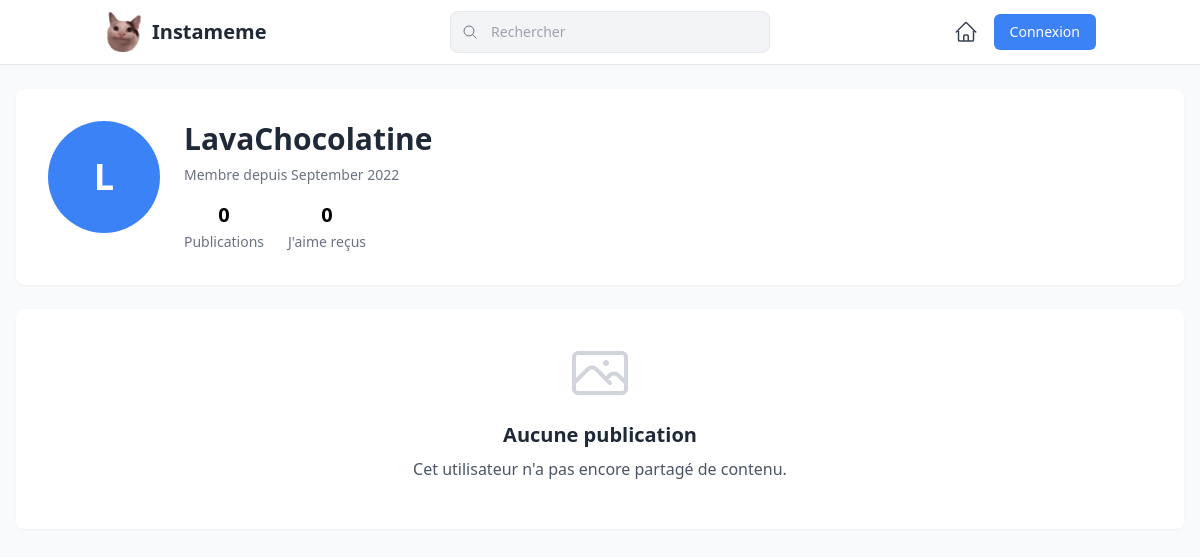
/user.php?user_id=1, run on the app's committed database.
### tables this page shows
CREATE TABLE `utilisateurs` (
  `id` bigint unsigned NOT NULL AUTO_INCREMENT,
  `pseudo` varchar(64) NOT NULL,
  `mot_de_passe` varchar(255) NOT NULL, 
  `date_inscription` datetime DEFAULT NULL,
  PRIMARY KEY (`id`),
  UNIQUE KEY `pseudo` (`pseudo`)
);

### user.php (the view, shortened to what this page needs)
<?php
require_once 'db.php';
$user_id = isset($_SESSION['id_utilisateur']) ? $_SESSION['id_utilisateur'] : 0;
require_once 'header.php';
?>
<!DOCTYPE html>
<html lang="fr">
<head>
</head>
<body class="bg-gray-50 min-h-screen pb-10">
    <div class="container mx-auto px-4 py-6 max-w-7xl">
        <?php if (isset($_GET['user_id']) && !empty($_GET['user_id'])): ?>
            <?php
            $visiting_user_id = (int)$_GET['user_id'];
            $sql_user = "SELECT id, pseudo, date_inscription FROM utilisateurs WHERE id = ?";
            $stmt_user = $conn->prepare($sql_user);
            $stmt_user->bind_param("i", $visiting_user_id);
            $stmt_user->execute();
            $user_result = $stmt_user->get_result();
            if ($user_result->num_rows === 1) {
                $user_info = $user_result->fetch_assoc();
                $sql_post_count = "SELECT COUNT(*) as post_count FROM contenus WHERE id_utilisateur = ?";
                $stmt_count = $conn->prepare($sql_post_count);
                $stmt_count->bind_param("i", $visiting_user_id);
                $stmt_count->execute();
                $count_result = $stmt_count->get_result();
                $post_count = $count_result->fetch_assoc()['post_count'];
                $sql_likes_count = "SELECT COUNT(*) as likes_count FROM likes
                                    INNER JOIN contenus ON likes.id_contenu = contenus.id
                                    WHERE contenus.id_utilisateur = ?";
                $stmt_likes = $conn->prepare($sql_likes_count);
                $stmt_likes->bind_param("i", $visiting_user_id);
                $stmt_likes->execute();
                $likes_result = $stmt_likes->get_result();
                $likes_count = $likes_result->fetch_assoc()['likes_count'];
            ?>
                <div class="bg-white rounded-lg shadow-sm overflow-hidden mb-6">
                    <div class="p-6 md:p-8">
                        <div class="flex flex-col md:flex-row items-center md:items-start gap-6">
                            <div class="w-20 h-20 md:w-28 md:h-28 rounded-full overflow-hidden bg-blue-500 flex-shrink-0 flex items-center justify-center text-white text-3xl md:text-4xl font-bold">
                                <?= strtoupper(substr($user_info['pseudo'], 0, 1)) ?>
                            </div>
                            <div class="flex-grow text-center md:text-left">
                                <h1 class="text-2xl md:text-3xl font-bold text-gray-800 mb-2"><?= htmlspecialchars($user_info['pseudo']) ?></h1>
                                <p class="text-gray-500 text-sm mb-4">Membre depuis <?= date('F Y', strtotime($user_info['date_inscription'])) ?></p>
                                <div class="flex justify-center md:justify-start space-x-6 text-center">
                                    <div>
                                        <span class="font-bold text-xl block"><?= $post_count ?></span>
                                        <span class="text-gray-500 text-sm">Publications</span>
                                    </div>
                                    <div>
                                        <span class="font-bold text-xl block"><?= $likes_count ?></span>
                                        <span class="text-gray-500 text-sm">J'aime reçus</span>
                                    </div>
                                </div>
                            </div>
                        </div>
                    </div>
                </div>
                <?php
                $sql_posts = "SELECT contenus.id, contenus.id_utilisateur, contenus.description, contenus.chemin_image,
                              contenus.date_publication, utilisateurs.pseudo
                              FROM contenus
                              INNER JOIN utilisateurs ON contenus.id_utilisateur = utilisateurs.id
                              WHERE contenus.id_utilisateur = ?
                              ORDER BY contenus.date_publication DESC";
                $stmt_posts = $conn->prepare($sql_posts);
                $stmt_posts->bind_param("i", $visiting_user_id);
                $stmt_posts->execute();
                $result_posts = $stmt_posts->get_result();
                if ($result_posts->num_rows > 0):
                ?>
                    <h2 class="text-xl font-bold text-gray-800 mb-4 px-2">Publications</h2>
                    <div class="grid grid-cols-1 sm:grid-cols-2 lg:grid-cols-3 gap-4 md:gap-6">
                        <?php while ($row_post = $result_posts->fetch_assoc()): ?>
                            <?php
                            $sql_likes = "SELECT COUNT(*) AS like_count FROM likes WHERE id_contenu = " . $row_post['id'];
                            $likes_result = $conn->query($sql_likes);
                            $likes_row = $likes_result->fetch_assoc();
                            $like_count = $likes_row['like_count'];
                            $sql_nbcom = "SELECT COUNT(*) AS com_count FROM commentaires WHERE id_contenu =" . $row_post['id'] . ";";
                            $nbcom_result = $conn->query($sql_nbcom);
                            $nbcom_row = $nbcom_result->fetch_assoc();
                            $nbcom_count = $nbcom_row['com_count'];
                            ?>
                            <div class="bg-white rounded-lg overflow-hidden shadow-sm border border-gray-200 transition-transform duration-300 hover:-translate-y-1 hover:shadow-md">
                                <div class="p-3 flex items-center">
                                    <div class="flex items-center cursor-pointer">
                                        <div class="w-8 h-8 rounded-full overflow-hidden bg-blue-500 mr-3 flex-shrink-0 flex items-center justify-center text-white font-bold">
                                            <?= strtoupper(substr($row_post['pseudo'], 0, 1)) ?>
                                        </div>
                                        <div>
                                            <h3 class="font-semibold text-sm text-gray-800"><?= $row_post["pseudo"] ?></h3>
                                        </div>
                                    </div>
                                </div>
                                <div class="relative pt-[100%]">
                                    <img src="images/<?= $row_post["chemin_image"] ?>" alt="Image du post"
                                        class="absolute top-0 left-0 w-full h-full object-contain">
                                    <div class="absolute top-0 left-0 w-full h-full bg-black bg-opacity-40 opacity-0 hover:opacity-100 transition-opacity duration-300 flex items-center justify-center cursor-pointer"
                                        onclick="location.href='view_comments.php?post_id=<?= $row_post['id'] ?>'">
                                        <div class="flex gap-8 text-white font-semibold">
                                            <div class="flex items-center gap-1">
                                                <svg xmlns="http://www.w3.org/2000/svg" viewBox="0 0 24 24" fill="currentColor" class="w-6 h-6">
                                                    <path d="M11.645 20.91l-.007-.003-.022-.012a15.247 15.247 0 01-.383-.218 25.18 25.18 0 01-4.244-3.17C4.688 15.36 2.25 12.174 2.25 8.25 2.25 5.322 4.714 3 7.688 3A5.5 5.5 0 0112 5.052 5.5 5.5 0 0116.313 3c2.973 0 5.437 2.322 5.437 5.25 0 3.925-2.438 7.111-4.739 9.256a25.175 25.175 0 01-4.244 3.17 15.247 15.247 0 01-.383.219l-.022.012-.007.004-.003.001a.752.752 0 01-.704 0l-.003-.001z" />
                                                </svg>
                                                <?= $like_count ?>
                                            </div>
                                            <div class="flex items-center gap-1">
                                                <svg xmlns="http://www.w3.org/2000/svg" viewBox="0 0 24 24" fill="currentColor" class="w-6 h-6">
                                                    <path fill-rule="evenodd" d="M5.337 21.718a6.707 6.707 0 01-.533-.074.75.75 0 01-.44-1.223 3.73 3.73 0 00.814-1.686c.023-.115-.022-.317-.254-.543C3.274 16.587 2.25 14.41 2.25 12c0-5.03 4.428-9 9.75-9s9.75 3.97 9.75 9c0 5.03-4.428 9-9.75 9-.833 0-1.643-.097-2.417-.279a6.721 6.721 0 01-4.246.997z" clip-rule="evenodd" />
                                                </svg>
                                                <?= $nbcom_count ?>
                                            </div>
                                        </div>
                                    </div>
                                </div>
                                <div class="p-3">
                                    <div class="flex items-center justify-between mb-2">
                                        <form method="post" action="like_action.php" class="inline">
                                            <input type="hidden" name="post_id" value="<?= $row_post['id'] ?>">
                                            <input type="hidden" name="redirect_url" value="user.php?user_id=<?= $visiting_user_id ?>">
                                            <button type="submit" name="like_action" class="flex items-center focus:outline-none transition-colors duration-200">
                                                <?php
                                                $user_liked = false;
                                                if ($user_id > 0) {
                                                    $user_like_check = "SELECT * FROM likes WHERE id_contenu = {$row_post['id']} AND id_utilisateur = $user_id";
                                                    $user_like_result = $conn->query($user_like_check);
                                                    $user_liked = ($user_like_result->num_rows > 0);
                                                }
                                                ?>
                                                <?php if ($user_liked): ?>
                                                    <svg xmlns="http://www.w3.org/2000/svg" viewBox="0 0 24 24" fill="currentColor" class="w-6 h-6 text-red-500">
                                                        <path d="M11.645 20.91l-.007-.003-.022-.012a15.247 15.247 0 01-.383-.218 25.18 25.18 0 01-4.244-3.17C4.688 15.36 2.25 12.174 2.25 8.25 2.25 5.322 4.714 3 7.688 3A5.5 5.5 0 0112 5.052 5.5 5.5 0 0116.313 3c2.973 0 5.437 2.322 5.437 5.25 0 3.925-2.438 7.111-4.739 9.256a25.175 25.175 0 01-4.244 3.17 15.247 15.247 0 01-.383.219l-.022.012-.007.004-.003.001a.752.752 0 01-.704 0l-.003-.001z" />
                                                    </svg>
                                                <?php else: ?>
                                                    <svg xmlns="http://www.w3.org/2000/svg" fill="none" viewBox="0 0 24 24" stroke-width="1.5" stroke="currentColor" class="w-6 h-6 hover:text-red-500">
                                                        <path stroke-linecap="round" stroke-linejoin="round" d="M21 8.25c0-2.485-2.099-4.5-4.688-4.5-1.935 0-3.597 1.126-4.312 2.733-.715-1.607-2.377-2.733-4.313-2.733C5.1 3.75 3 5.765 3 8.25c0 7.22 9 12 9 12s9-4.78 9-12z" />
                                                    </svg>
                                                <?php endif; ?>
                                            </button>
                                        </form>
                                        <a href="view_comments.php?post_id=<?= $row_post['id'] ?>" class="flex items-center hover:text-blue-500 transition-colors duration-200">
                                            <svg xmlns="http://www.w3.org/2000/svg" fill="none" viewBox="0 0 24 24" stroke-width="1.5" stroke="currentColor" class="w-6 h-6">
                                                <path stroke-linecap="round" stroke-linejoin="round" d="M12 20.25c4.97 0 9-3.694 9-8.25s-4.03-8.25-9-8.25S3 7.444 3 12c0 2.104.859 4.023 2.273 5.48.432.447.74 1.04.586 1.641a4.483 4.483 0 01-.923 1.785A5.969 5.969 0 006 21c1.282 0 2.47-.402 3.445-1.087.81.22 1.668.337 2.555.337z" />
                                            </svg>
                                        </a>
                                    </div>
                                    <p class="text-sm font-semibold text-gray-800"><?= $like_count ?> j'aime</p>
                                    <p class="text-sm mt-1 line-clamp-2 text-gray-700">
                                        <span class="font-semibold"><?= $row_post["pseudo"] ?></span>
                                        <?= htmlspecialchars(substr($row_post["description"], 0, 100)) . (strlen($row_post["description"]) > 100 ? '...' : '') ?>
                                    </p>
                                    <?php if ($nbcom_count > 0): ?>
                                        <a href="view_comments.php?post_id=<?= $row_post['id'] ?>" class="text-gray-500 text-xs mt-2 block hover:text-blue-500 transition-colors duration-200">
                                            Voir les <?= $nbcom_count ?> commentaires
                                        </a>
                                    <?php endif; ?>
                                    <p class="text-gray-400 text-xs mt-1">
                                        <?= date('j M Y', strtotime($row_post["date_publication"])) ?>
                                    </p>
                                </div>
                            </div>
                        <?php endwhile; ?>
                    </div>
                <?php else: ?>
                    <div class="flex flex-col items-center justify-center bg-white rounded-lg shadow-sm p-8 text-center">
                        <h2 class="text-xl font-semibold text-gray-800 mb-2">Aucune publication</h2>
                        <p class="text-gray-600 mb-4">Cet utilisateur n'a pas encore partagé de contenu.</p>
                    </div>
                <?php endif; ?>
            <?php } ?>
        <?php endif; ?>
    </div>
</body>
</html>

### data on the page
utilisateurs: pseudo "L", pseudo "LavaChocolatine", date_inscription "September 2022"

### other printed values
$post_count "0"
$likes_count "0"
